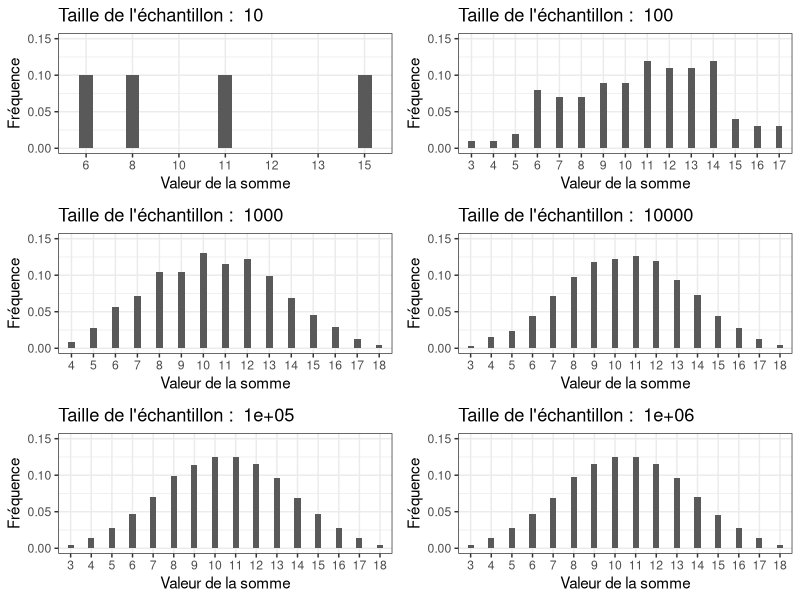
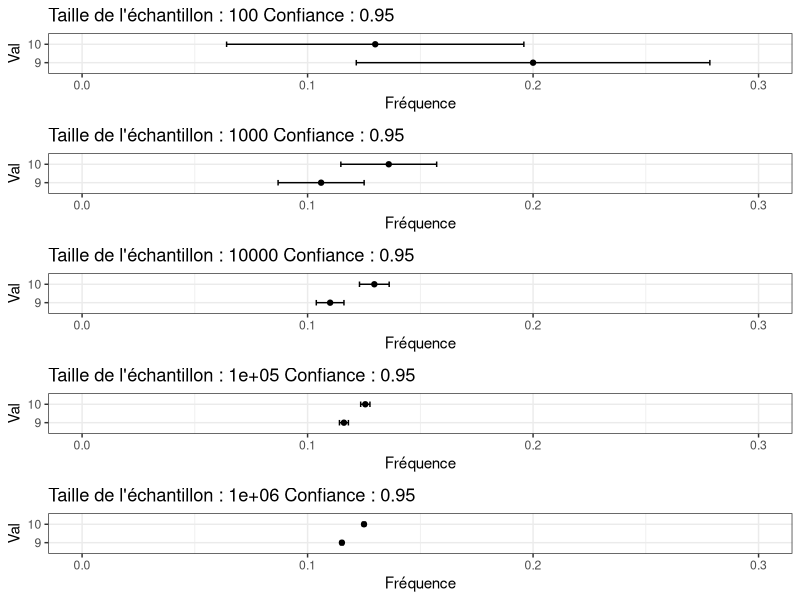
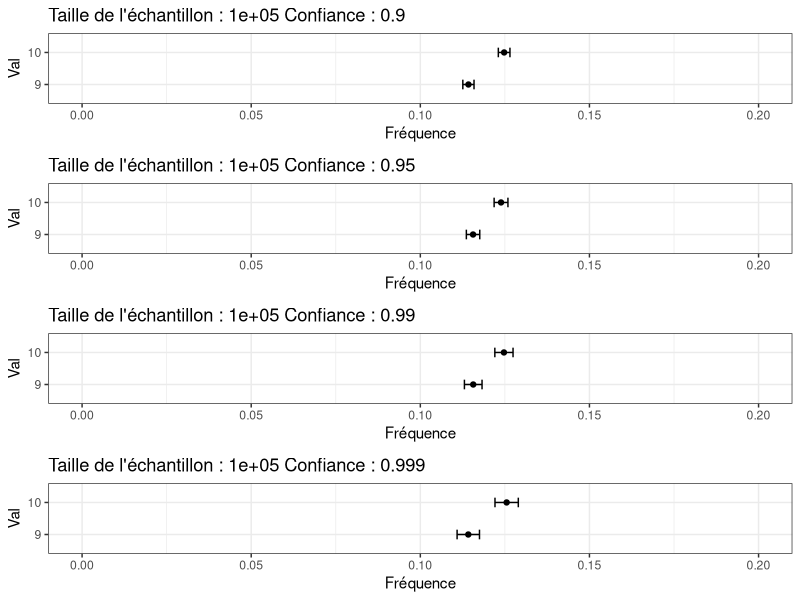

These charts were generated, in order, by the following R code: (Note: this script raises an error after producing the figures.)
## ---- chunk 1
knitr::opts_chunk$set(echo = TRUE)
## ---- chunk 2
# package
library(dplyr);
library(ggplot2);
library(gridExtra);
## ---- chunk 3
dice <- function(faces = 6, n = 100)
{
  sample(x = seq(from = 1, to = faces, by = 1), size=n, replace=TRUE);
}

# génère 10 tirages d'un dé à 6 faces
dice(6,10)
## ---- chunk 4

experiment <- function (faces = 6, n = 100)
{
  dice1 <- dice(faces, n);
  dice2 <- dice(faces, n);
  dice3 <- dice(faces, n);

  data.frame(Dice1 = dice1,
             Dice2 = dice2,
             Dice3 = dice3);
}
# génère une expérience de 5 tirages de 3 dés à 6 faces
experiment(6,5)
## ---- chunk 5
experiment(6,471) %>% 
  mutate(Sum = Dice1 + Dice2 + Dice3) %>% 
  group_by(Sum) %>% 
  summarize(N=n());
# calcule le nombre d'occurrences de chaque valeur possible de somme
## ---- chunk 6
Toscane <- function(faces =6, n = 100)
{
  experiment(faces,n) %>%
    mutate(Sum = Dice1 + Dice2 + Dice3) %>%
    ggplot(aes(x=as.factor(Sum))) +
    geom_bar(aes(y = (..count..)/sum(..count..)), width = .3) +
    xlab("Valeur de la somme")+ylab ("Fréquence") +
    ggtitle(paste("Taille de l'échantillon : ",n)) +
    # à modifier pour adapter et utiliser les facets
    ylim (0, 0.15) +
    theme_bw()
}
list(10,100,1000,10000,100000,1000000) %>%
lapply(function(taille) {
  Toscane( n = taille )
}) %>%
grid.arrange(ncol = 2,grobs=.);

## ---- chunk 7

Toscane_9_10_erreur <-function(faces = 6, n = 471, Confiance = 0.95 )
{
  Phi_alpha= qnorm(1-(1-Confiance)/2) ;

  experiment(faces,n) %>%
    mutate(Sum = Dice1 + Dice2 + Dice3,Taille=n()) %>%
    group_by(Sum,Taille) %>%
    summarize(N=n()) %>%
    mutate(Freq=N/Taille) %>%
    mutate(Ecart_type_Estime=sqrt(Freq*(1-Freq)),
         Erreur=Phi_alpha*Ecart_type_Estime/sqrt(Taille)) %>%
    filter((Sum == 9)|(Sum == 10))%>%
    ggplot(aes(x=Freq,xmin=Freq-Erreur,xmax=Freq+Erreur,y=as.factor(Sum))) +
    geom_point()+
    geom_errorbarh(height=.3)+
    xlab("Fréquence")+ylab ("Val") +
    xlim(0,0.3)+
    labs(title = paste("Taille de l'échantillon :",n,"Confiance :",Confiance)  )+
#    ylim (, ) +
    theme_bw()
}

list(100,1000,10000,100000,1000000) %>%
lapply(function(taille) {
  Toscane_9_10_erreur( n = taille , Confiance = 0.95)
}) %>%
grid.arrange(ncol = 1,grobs=.);

## ---- chunk 8

Toscane_9_10_erreur <-function(faces = 6, n = 471, Confiance = 0.95 )
{
  Phi_alpha= qnorm(1-(1-Confiance)/2) ;

  experiment(faces,n) %>%
    mutate(Sum = Dice1 + Dice2 + Dice3,Taille=n()) %>%
    group_by(Sum,Taille) %>%
    summarize(N=n()) %>%
    mutate(Freq=N/Taille) %>%
    mutate(Ecart_type_Estime=sqrt(Freq*(1-Freq)),
         Erreur=Phi_alpha*Ecart_type_Estime/sqrt(Taille)) %>%
    filter((Sum == 9)|(Sum == 10))%>%
    ggplot(aes(x=Freq,xmin=Freq-Erreur,xmax=Freq+Erreur,y=as.factor(Sum))) +
    geom_point()+
    geom_errorbarh(height=.3)+
    xlab("Fréquence")+ylab ("Val") +
    xlim(0,0.2)+
    labs(title = paste("Taille de l'échantillon :",n,"Confiance :",Confiance)  )+
#    ylim (, ) +
    theme_bw()
}
list(0.9,0.95,0.99,0.999) %>%
lapply(function(Param_Confiance) {
  Toscane_9_10_erreur( n = 100000 , Confiance = Param_Confiance)
}) %>%
grid.arrange(ncol = 1,grobs=.);

## ---- chunk 9
faces = 6 ;

d = data.frame();
for (de1 in seq(1,faces)){
 for (de2 in seq(1,faces)){
   for (de3 in seq(1,faces)){
     d <<- rbind(d, data.frame(Dice1 = de1, Dice2 = de2, Dice3 = de3));
   }
 }
}

d %>%
 mutate(Sum=Dice1+Dice2+Dice3, Total=n()) %>%
 group_by(Sum, Total) %>%
 summarize(N = n()) %>%
 ungroup () %>%
 mutate(P = N/sum(N)) -> d_theorique;

ggplot(data=d_theorique, aes(x=as.factor(Sum), y = P)) +
    geom_point(color = "red") +
    xlab("Valeur de la somme")+ylab ("Probabilité") +
    ggtitle("Probabilité théorique") +
    # à modifier pour adapter et utiliser les facets
    ylim (0, NA) +
    theme_bw()
## ---- chunk 10
Toscane_avec_theorie <- function(faces =6, n = 100)
{
  experiment(faces,n) %>%
    mutate(Sum = Dice1 + Dice2 + Dice3) %>%
    ggplot(aes(x=as.factor(Sum))) +
    geom_point(data=d_theorique, aes(x=as.factor(Sum), y = P), shape = 21, colour = "red", fill = "white", size = 2, stroke = 3)+
    geom_bar(aes(y = (..count..)/sum(..count..)), width = .3) +
    xlab("Valeur de la somme")+ylab ("Fréquence") +
    ggtitle(paste("Taille de l'échantillon : ",n)) +
    # à modifier pour adapter et utiliser les facets
    ylim (0, NA) +
    theme_bw()
}

list(10,100,1000,10000,100000,1000000) %>%
lapply(function(taille) {
  Toscane_avec_theorie( n = taille )
}) %>%
grid.arrange(ncol = 2,grobs=.);

